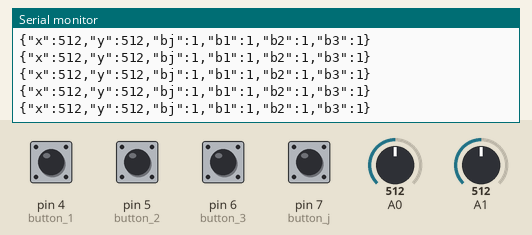
This sketch was run on a simulated Arduino Uno, built with avr-gcc and run on an emulated ATmega328P. On the bench: the last lines printed to the serial monitor. The test bench sets the inputs (shaded band); at power-on: pin 4 (button_1), pin 5 (button_2), pin 6 (button_3), pin 7 (button_j) HIGH, A0 = 512, A1 = 512.

Above: at 1.2 s.
1.3 s: A0 set to 108
At 1.39 s:
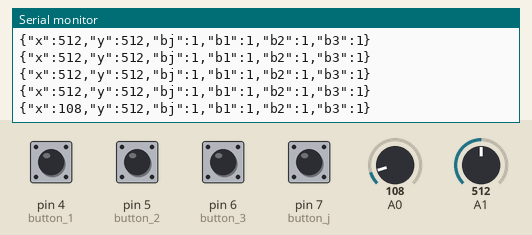
4.3 s: A0 set to 91
At 4.32 s:
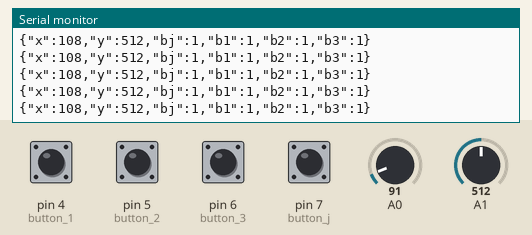
7.3 s: A1 set to 105
At 7.34 s:
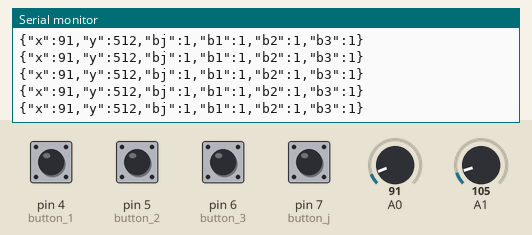
10.3 s: A1 set to 92
At 10.3 s:
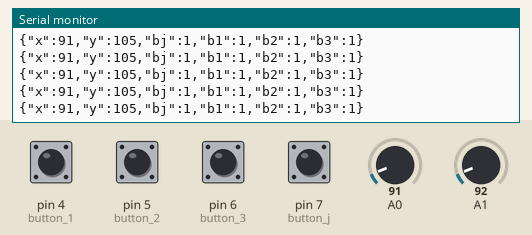
13.3 s: A0 set to 11
At 13.3 s:
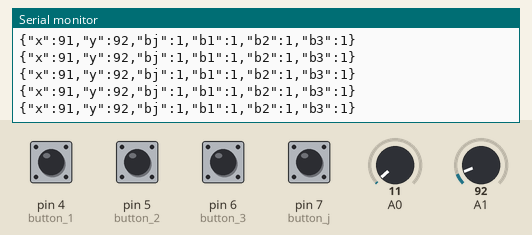
16.3 s: A0 set to 8
At 16.3 s:
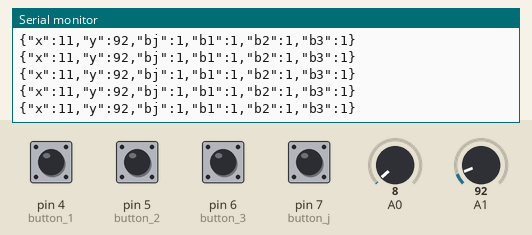
Timing chart, 0 to 18.8 s (numbered marks = the images above; inputs shaded):
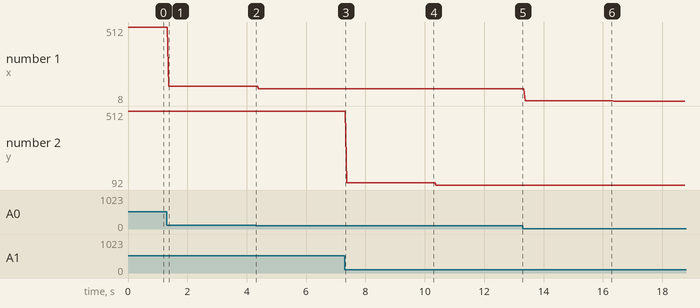

The sketch:

ardcode.ino
```cpp
#define button_j 7
#define button_1 4
#define button_2 5
#define button_3 6
#define led_pin LED_BUILTIN

#include <ArduinoJson.h>

int button1_state,button2_state,button3_state,button4_state, x_value, y_value, j_b_value;

void setup() {
  Serial.begin(9600);
  pinMode(button_j, INPUT_PULLUP);

  pinMode(button_1, INPUT_PULLUP);
  pinMode(button_2, INPUT_PULLUP);

  pinMode(button_3, INPUT_PULLUP);

}

void writeData(int x, int y, int bj, int b1, int b2, int b3){

  JsonDocument doc;

  doc["x"] = x;
  doc["y"] = y;
  doc["bj"] = bj;
  doc["b1"] = b1;
  doc["b2"] = b2;
  doc["b3"] = b3;

  serializeJson(doc, Serial);
  Serial.println();
}


void loop() {
  x_value = analogRead(A0);
  y_value = analogRead(A1);
  j_b_value = digitalRead(button_j);
  button1_state = digitalRead(button_1);
  button2_state = digitalRead(button_2);
  button3_state = digitalRead(button_3);

  writeData(x_value, y_value, j_b_value, button1_state, button2_state, button3_state);
  delay(5);
}
```

Measured:
- after the input at 1.3 s, the serial monitor: prints a new line after 0.07 s (image 1)
- plotted number 1: 512 → 108 after the input at 1.3 s, 108 → 91 after the input at 4.3 s, 91 → 11 after the input at 13.3 s, 11 → 8 after the input at 16.3 s
- plotted number 2: 512 → 105 after the input at 7.3 s, 105 → 92 after the input at 10.3 s
